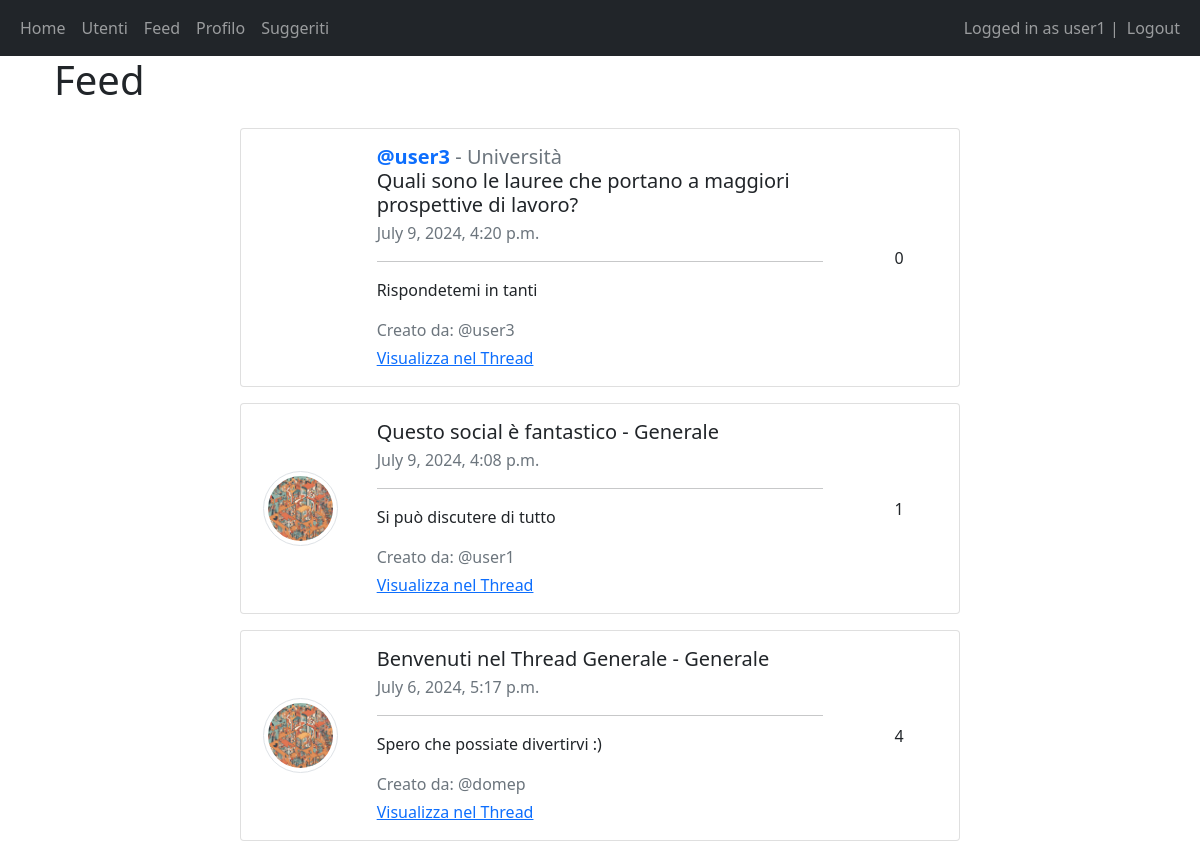
Screenshot of /feed/ (signed in) with the database file from the repository.
### main/models.py (models this page shows, shortened)
class Post(models.Model):
    author = models.ForeignKey(User, on_delete=models.CASCADE)
    thread = models.ForeignKey(Thread, on_delete=models.CASCADE, related_name='posts')
    title = models.CharField(max_length=200)
    description = models.TextField()
    created_at = models.DateTimeField(auto_now_add=True)
    updated_at = models.DateTimeField(auto_now=True)
    total_votes = models.IntegerField(default=0)  # Campo per il conteggio dei voti

class Thread(models.Model):
    author = models.ForeignKey(User, on_delete=models.CASCADE)
    title = models.CharField(max_length=200)
    description = models.CharField(max_length=600)
    created_at = models.DateTimeField(auto_now_add=True)
    image = models.ImageField(upload_to='thread_images/', blank=True, null=True)
    subscribers = models.ManyToManyField(User, related_name='subscribed_threads', blank=True)

### main/views.py (the view)
# urls.py: path('feed/', views.feed_view, name='feed'),
@login_required(login_url="/login")
def feed_view(request):
    subscribed_threads = request.user.subscribed_threads.all()
    followed_users = request.user.following.all().values_list('following', flat=True)
    posts_from_subscribed_threads = Post.objects.filter(
        thread__in=subscribed_threads
    ).annotate(source=Value('thread', CharField()))
    posts_from_followed_users = Post.objects.filter(
        Q(author__in=followed_users) & ~Q(thread__in=subscribed_threads)
    ).annotate(source=Value('user', CharField()))
    posts = posts_from_subscribed_threads.union(posts_from_followed_users).order_by('-created_at')
    context = {
        'posts': posts,
    }
    return render(request, 'main/feed.html', context)

### main/templates/main/feed.html (shortened to what this page needs)
{% extends 'main/base.html' %}
{% block content %}
<div class="container">
    <h1 class="mb-4">Feed</h1>
    <div class="row">
        <div class="col-md-8 offset-md-2">
            {% if posts %}
                {% for post in posts %}
                    <div class="card mb-3">
                        <div class="row g-0 align-items-center">
                            <div class="col-md-2 text-center">
                                {% if post.source == 'thread' %}
                                    {% if post.thread.image %}
                                        <img src="{{ post.thread.image.url }}" alt="{{ post.thread.title }}" class="img-thumbnail rounded-circle" style="width: 75px; height: 75px;">
                                    {% else %}
                                        <i class="bi bi-file-earmark-text text-primary fs-3"></i>
                                    {% endif %}
                                {% endif %}
                            </div>
                            <div class="col-md-8">
                                <div class="card-body">
                                    <h5 class="card-title mb-1">
                                        {% if post.source == 'thread' %}
                                            {{ post.title }} - {{ post.thread.title }}
                                        {% elif post.source == 'user' %}
                                            <strong class="text-primary">@{{ post.author.username }}</strong>
                                            {% if post.thread %}
                                                <span class="text-muted"> - {{ post.thread.title }}</span><br>
                                            {% endif %}
                                            {{ post.title }}
                                        {% endif %}
                                    </h5>
                                    <p class="card-text text-muted mb-0 fs-6">{{ post.created_at }}</p>
                                    <hr>
                                    <p class="card-text">{{ post.description }}</p>
                                    <p class="card-text text-muted mb-1">Creato da: @{{ post.author.username }}</p>
                                    <a href="{% url 'enter_thread' post.thread.id %}" class="link-primary">Visualizza nel Thread</a>
                                </div>
                            </div>
                            <div class="col-md-2 d-flex justify-content-center align-items-center">
                                <div class="btn-group-vertical">
                                    <span class="fs-6">{{ post.total_votes }}</span>
                                </div>
                            </div>
                        </div>
                    </div>
                {% endfor %}
            {% else %}
                <p>Nessun post trovato.</p>
            {% endif %}
        </div>
    </div>
</div>
{% endblock %}

### main/templates/main/base.html (shortened to what this page needs)
<!DOCTYPE html>
<html lang="en">
  <head>
    <link
      href="https://cdn.jsdelivr.net/npm/bootstrap@5.1.3/dist/css/bootstrap.min.css"
      rel="stylesheet"
    />
    <link href="https://cdn.jsdelivr.net/npm/bootstrap-icons/font/bootstrap-icons.css" rel="stylesheet">
    <link rel="stylesheet" href="https://cdnjs.cloudflare.com/ajax/libs/font-awesome/5.15.4/css/all.min.css">
  </head>
  <body>
    <nav class="navbar navbar-expand-lg navbar-dark bg-dark">
      <div class="container-fluid">
        <div>
          <ul class="navbar-nav">
            <li class="nav-item">
              <a class="nav-link" href="/home">Home</a>
            </li>
            <li class="nav-item">
              <a class="nav-link" href="/friends">Utenti</a>
            </li>
            <li class="nav-item">
              <a class="nav-link" href="/feed">Feed</a>
            </li>
            {% if user.is_authenticated %}
            <li class="nav-item">
              <a class="nav-link" href="{% url 'profile' user.username %}">Profilo</a>
            </li>
            {% endif %}
            <li class="nav-item">
              <a class="nav-link" href="{% url 'recommended_content' %}">Suggeriti</a>
            </li>
          </ul>
        </div>
        <div>
          <ul class="navbar-nav">
            {% if user.is_authenticated %}
            <span class="navbar-text">Logged in as {{user.username}} | </span>
            <li class="nav-item">
              <a class="nav-link" href="/logout">Logout</a>
            </li>
            {% else %}
            <li class="nav-item">
              <a class="nav-link" href="/login">Login</a>
            </li>
            {% endif %}
          </ul>
        </div>
      </div>
    </nav>
    <div class="container">{% block content %} {% endblock %}</div>
  </body>
</html>

### rows the page displays
Post: author.username "user3", thread "Università", title "Quali sono le lauree che portano a maggiori prospettive di lavoro?", created_at "July 9, 2024, 4:20 p.m.", description "Rispondetemi in tanti", total_votes "0"
Post: thread.image (picture), title "Questo social è fantastico", thread "Generale", created_at "July 9, 2024, 4:08 p.m.", description "Si può discutere di tutto", author.username "user1", total_votes "1"
Post: thread.image (picture), title "Benvenuti nel Thread Generale", thread "Generale", created_at "July 6, 2024, 5:17 p.m.", description "Spero che possiate divertirvi :)", author.username "domep", total_votes "4"

### other values shown
{{ user.username }} "user1"
